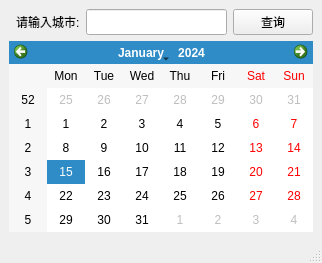
<?xml version="1.0" encoding="UTF-8"?>
<ui version="4.0">
 <class>MainWindow</class>
 <widget class="QMainWindow" name="MainWindow">
  <property name="geometry">
   <rect>
    <x>0</x>
    <y>0</y>
    <width>322</width>
    <height>263</height>
   </rect>
  </property>
  <property name="sizePolicy">
   <sizepolicy hsizetype="Fixed" vsizetype="Fixed">
    <horstretch>0</horstretch>
    <verstretch>0</verstretch>
   </sizepolicy>
  </property>
  <property name="maximumSize">
   <size>
    <width>644</width>
    <height>400</height>
   </size>
  </property>
  <property name="windowTitle">
   <string>天气查询</string>
  </property>
  <widget class="QWidget" name="centralwidget">
   <layout class="QVBoxLayout" name="verticalLayout_2">
    <item>
     <layout class="QVBoxLayout" name="verticalLayout">
      <item>
       <layout class="QHBoxLayout" name="horizontalLayout">
        <item alignment="Qt::AlignRight">
         <widget class="QLabel" name="label_2">
          <property name="sizePolicy">
           <sizepolicy hsizetype="Expanding" vsizetype="Expanding">
            <horstretch>1</horstretch>
            <verstretch>1</verstretch>
           </sizepolicy>
          </property>
          <property name="maximumSize">
           <size>
            <width>1000</width>
            <height>50</height>
           </size>
          </property>
          <property name="text">
           <string>请输入城市:</string>
          </property>
         </widget>
        </item>
        <item>
         <widget class="QLineEdit" name="inputCityLine">
          <property name="sizePolicy">
           <sizepolicy hsizetype="Expanding" vsizetype="Expanding">
            <horstretch>2</horstretch>
            <verstretch>1</verstretch>
           </sizepolicy>
          </property>
          <property name="maximumSize">
           <size>
            <width>1000</width>
            <height>50</height>
           </size>
          </property>
          <property name="text">
           <string/>
          </property>
         </widget>
        </item>
        <item>
         <widget class="QPushButton" name="pushButton">
          <property name="sizePolicy">
           <sizepolicy hsizetype="Expanding" vsizetype="Expanding">
            <horstretch>1</horstretch>
            <verstretch>1</verstretch>
           </sizepolicy>
          </property>
          <property name="maximumSize">
           <size>
            <width>1000</width>
            <height>50</height>
           </size>
          </property>
          <property name="text">
           <string>查询</string>
          </property>
         </widget>
        </item>
       </layout>
      </item>
      <item>
       <widget class="QCalendarWidget" name="calendarWidget">
        <property name="sizePolicy">
         <sizepolicy hsizetype="Expanding" vsizetype="Expanding">
          <horstretch>1</horstretch>
          <verstretch>10</verstretch>
         </sizepolicy>
        </property>
        <property name="maximumSize">
         <size>
          <width>1000</width>
          <height>600</height>
         </size>
        </property>
       </widget>
      </item>
     </layout>
    </item>
   </layout>
  </widget>
  <widget class="QStatusBar" name="statusbar"/>
 </widget>
 <resources/>
 <connections/>
</ui>
